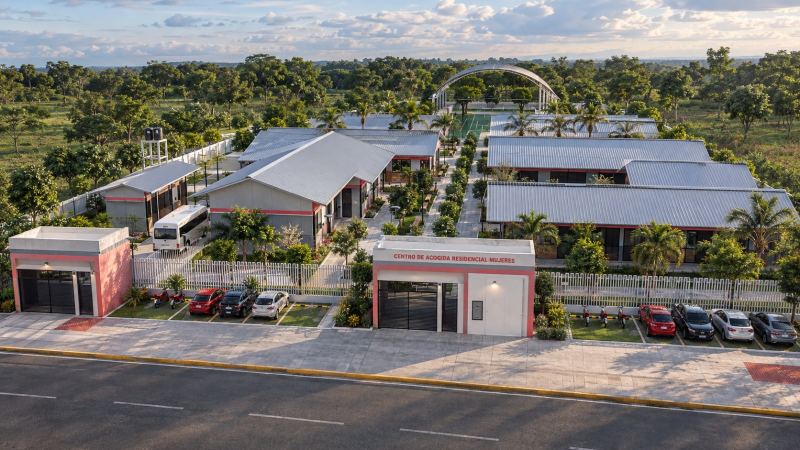
#> input picture insumos/wilma/indice_final/FOTO_CAR_MUJERES_VISTA_AEREA.jpg, 1600 x 900 px (shown at 1/2 size)
$ python separadores_presupuesto_m.py
#> lines starting #> are read from the running program, lines starting #| are printed output that depends on the picture
### herramientas/mujeres/separadores_m.py
# -*- coding: utf-8 -*-
"""Separadores del expediente técnico del CAR Mujeres (Wilma, CUI 2717013) en PowerPoint, uno por cada ítem con título del índice
final de la usuaria (insumos/wilma/indice_final/1._INDICE_FINAL_CAR_NINAS.xlsx), con la vista aérea del CAR de fondo como marca de
agua (foto de la usuaria aclarada, insumos/wilma/indice_final/FOTO_CAR_MUJERES_VISTA_AEREA.jpg).

Estilo de la carátula del CAR Mujeres (opción E): guinda y dorado, encabezado con escudo, número del ítem en dorado, título en
guinda, capítulo de procedencia arriba y pie con el proyecto y su CUI. No se usan las columnas de estado de la usuaria ("OK",
"DEBEN PASAR", etc.) ni las filas de planos sin título (12.01.01 ...). Los códigos que Excel convirtió en fecha (formato dd.mm:
06.06 y 08.01) o en número (10.04) se leen como texto.

Uso: python3 herramientas/mujeres/separadores_m.py
Salida: entregables_mujeres/SEPARADORES_EXPEDIENTE_TECNICO_CAR_MUJERES.pptx
"""
import datetime
import os
import sys

import openpyxl
from PIL import Image

AQUI = os.path.dirname(os.path.abspath(__file__)); HER = os.path.dirname(AQUI); RAIZ = os.path.dirname(HER)
sys.path.insert(0, HER)
import caratulas_tomos_pptx as C  # noqa: E402  (piezas de dibujo y colores de las carátulas)
from pptx.enum.text import MSO_ANCHOR, PP_ALIGN  # noqa: E402

INDICE = os.path.join(RAIZ, 'insumos/wilma/indice_final/1._INDICE_FINAL_CAR_NINAS.xlsx')
FOTO = os.path.join(RAIZ, 'insumos/wilma/indice_final/FOTO_CAR_MUJERES_VISTA_AEREA.jpg')
MARCA = os.path.join(RAIZ, 'entregables_mujeres/figuras_caratula/marca_agua_separadores.jpg')
SALIDA = os.path.join(RAIZ, 'entregables_mujeres/SEPARADORES_EXPEDIENTE_TECNICO_CAR_MUJERES.pptx')
P = next(p for p in C.PROYECTOS if p['clave'] == 'CAR_MUJERES')
ACLARADO = 0.85          # fracción de blanco sobre la foto (marca de agua)


# [26 lines left out: functions codigo, items, not called in this run]


def marca_agua():
    """Foto recortada a hoja A4 vertical (centro de la imagen: portada con el letrero del CAR) y aclarada."""
    im = Image.open(FOTO).convert('RGB')
#> im is the input picture: PIL image 1600x900 RGB; mean R, G, B 119.1, 116.1, 110.2
    W, H = im.size; r = 21 / 29.7
#> after `W, H = im.size`: W = 1600; H = 900
    w = int(H * r); x0 = (W - w) // 2
#> after `w = int(H * r)`: w = 636
#> after `x0 = (W - w) // 2`: x0 = 482
    im = im.crop((x0, 0, x0 + w, H))
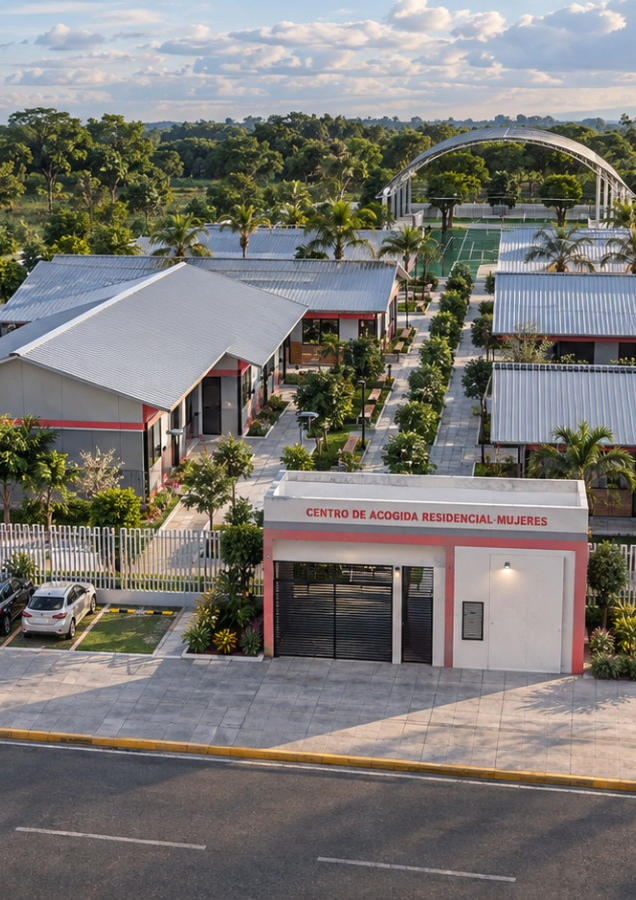
#> im: PIL image 636x900 RGB; mean R, G, B 123.2, 120.4, 116.5
    im = Image.blend(im, Image.new('RGB', im.size, 'white'), ACLARADO)
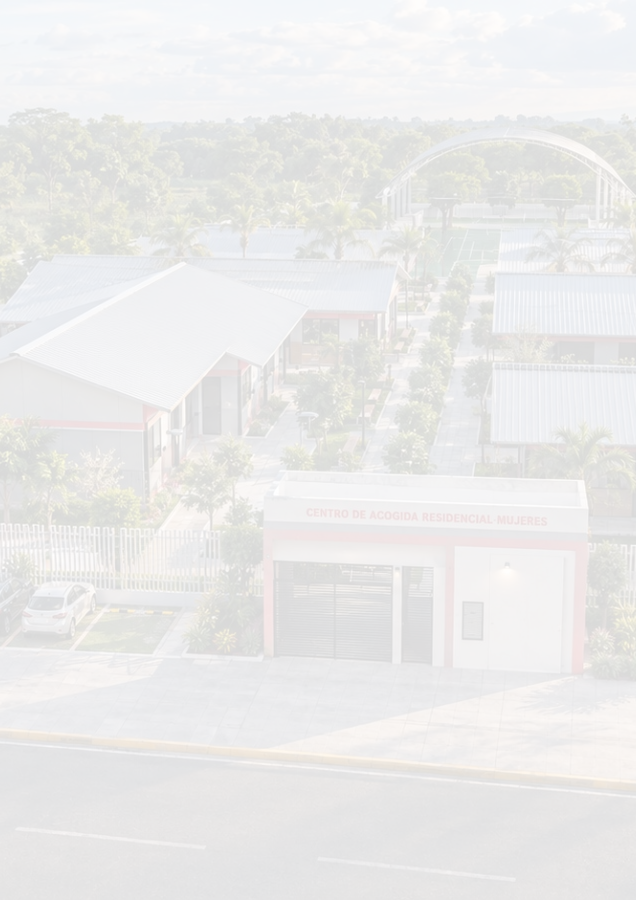
#> im: PIL image 636x900 RGB; mean R, G, B 234.7, 234.3, 233.8
    os.makedirs(os.path.dirname(MARCA), exist_ok=True)
    im.save(MARCA, quality=88)
    return MARCA


# [35 lines left out: functions separador, generar, not called in this run]


# [5 lines that do not run on import are left out]

### herramientas/caratulas_tomos_pptx.py
# -*- coding: utf-8 -*-
"""Carátulas de tomos (I a X) y lomos de archivador en PowerPoint - CAR Varones, Hogar de Refugio y CAR Mujeres.

Un modelo de diseño distinto por proyecto (no se mezclan entre proyectos), guinda y dorado con medida: franjas, placas y
detalles de color, cuerpo de la hoja en blanco (la usuaria quiere color, pero sin llenar la hoja):
  - CAR Varones (CUI 2705619): modelo 1, franja guinda arriba y al pie, placa guinda con el tomo;
  - Hogar de Refugio Temporal (CUI 2675514): modelo 2, columna guinda angosta a la izquierda con el tomo, pie rosado;
  - CAR Mujeres (CUI 2717013): opción E elegida (caratula_3e / lomo_3e): foto panorámica entre filetes guinda y bloque guinda
    del tomo con los datos al lado (las opciones A a F quedan en el script; vista previa con opciones_mujeres()).
Carátulas: hoja A4 vertical, una por tomo (Tomo I a Tomo X), sin contenido (el contenido se escribe en los lomos).
Lomos: archivador de palanca tamaño oficio, lomo ancho (6.3 x 27.6 cm) y lomo delgado (4.0 x 27.6 cm), 3 por hoja A4 con
líneas de corte; cada lomo con escudo, número de tomo, tabla editable "CONTENIDO" y nombre completo del proyecto con su CUI
en vertical; los del Hogar de Refugio (lomo_2) y del CAR Mujeres (lomo_3) siguen el estilo de su carátula. Colores: guinda y dorado en los tres proyectos.

Uso: python3 herramientas/caratulas_tomos_pptx.py
Salidas: entregables_varones/, entregables/ y entregables_mujeres/  CARATULAS_TOMOS_I_AL_X_*.pptx y LOMOS_ARCHIVADORES_OFICIO_*.pptx
"""
import os

from lxml import etree
from PIL import Image
from pptx import Presentation
from pptx.dml.color import RGBColor
from pptx.enum.dml import MSO_LINE
from pptx.enum.shapes import MSO_SHAPE
from pptx.enum.text import MSO_ANCHOR, PP_ALIGN
from pptx.oxml.ns import qn
from pptx.util import Cm, Pt

RAIZ = os.path.dirname(os.path.dirname(os.path.abspath(__file__)))
ESCUDO = os.path.join(RAIZ, 'entregables_varones/figuras_caratula/escudo_gore_san_martin.png')
SERIF, SANS = 'Cambria', 'Calibri'
ROMANOS = ['I', 'II', 'III', 'IV', 'V', 'VI', 'VII', 'VIII', 'IX', 'X']
ENTIDAD = 'GOBIERNO REGIONAL SAN MARTÍN'
GERENCIA = 'GERENCIA TERRITORIAL BAJO MAYO - TARAPOTO'
UBICACION = 'MORALES - SAN MARTÍN - SAN MARTÍN'

GUINDA, DORADO, CREMA = '6B1F2E', 'C5A15A', 'FBF6F2'           # guinda (pedido de la usuaria) con dorado
PROYECTOS = [
    dict(clave='CAR_VARONES', modelo=1, carpeta='entregables_varones', cui='2705619', fecha='SETIEMBRE - 2026',
         corto='CENTRO DE ACOGIDA RESIDENCIAL - VARONES',
         foto='entregables_varones/figuras_caratula/foto_proyecto_car_varones.jpg',
         nombre='“CREACIÓN DEL SERVICIO DE PROTECCIÓN INTEGRAL A NIÑAS, NIÑOS Y ADOLESCENTES SIN CUIDADOS PARENTALES O EN RIESGO '
                'DE PERDERLOS EN CENTRO DE ACOGIDA RESIDENCIAL - VARONES DISTRITO DE MORALES DE LA PROVINCIA DE SAN MARTÍN DEL '
                'DEPARTAMENTO DE SAN MARTÍN”',
         c1=GUINDA, c2=DORADO, c3=CREMA),
    dict(clave='HOGAR_REFUGIO', modelo=2, carpeta='entregables', cui='2675514', fecha='SETIEMBRE - 2026',
         corto='HOGAR DE REFUGIO TEMPORAL',
         foto='entregables/figuras_caratula/foto_proyecto_hogar_refugio.jpg',
         nombre='“CREACIÓN DEL SERVICIO DE PROTECCIÓN A MUJERES VÍCTIMAS DE VIOLENCIA EN SITUACIÓN DE RIESGO DE FEMINICIDIO O '
                'PELIGRE SU INTEGRIDAD Y/O SALUD FÍSICA Y/O MENTAL EN HOGAR DE REFUGIO TEMPORAL DISTRITO DE MORALES DE LA '
                'PROVINCIA DE SAN MARTÍN DEL DEPARTAMENTO DE SAN MARTÍN”',
         c1=GUINDA, c2=DORADO, c3=CREMA),
    dict(clave='CAR_MUJERES', modelo=3, carpeta='entregables_mujeres', cui='2717013', fecha='SEPTIEMBRE - 2026',
         corto='CENTRO DE ACOGIDA RESIDENCIAL - MUJERES',
         foto='entregables_mujeres/figuras_caratula/vista_3d_car.jpg',
         nombre='“CREACIÓN DEL SERVICIO DE PROTECCIÓN INTEGRAL A NIÑAS, NIÑOS Y ADOLESCENTES SIN CUIDADOS PARENTALES O EN RIESGO '
                'DE PERDERLOS EN CENTRO DE ACOGIDA RESIDENCIAL - MUJERES DISTRITO DE MORALES DE LA PROVINCIA DE SAN MARTÍN DEL '
                'DEPARTAMENTO DE SAN MARTÍN”',
         c1=GUINDA, c2=DORADO, c3=CREMA),
]
BLANCO, GRIS, GRIS_CLARO = 'FFFFFF', '595959', 'BFBFBF'


# ------------------------------------------------------------------ piezas
def rgb(h):
    return RGBColor.from_string(h)


# [130 lines left out: functions rect, texto, foto, escudo, borde_celda, letra_celda and 1 more, not called in this run]


def nueva(prs):
    sl = prs.slides.add_slide(prs.slide_layouts[6])
    return sl


def presentacion():
#> (the run stopped early here; a loop or call above may not have finished)

$ run again, with entregables/renders_hogar_refugio/01_VISTA_AEREA_FRONTAL_HOGAR_REFUGIO.jpg copied over insumos/wilma/indice_final/FOTO_CAR_MUJERES_VISTA_AEREA.jpg
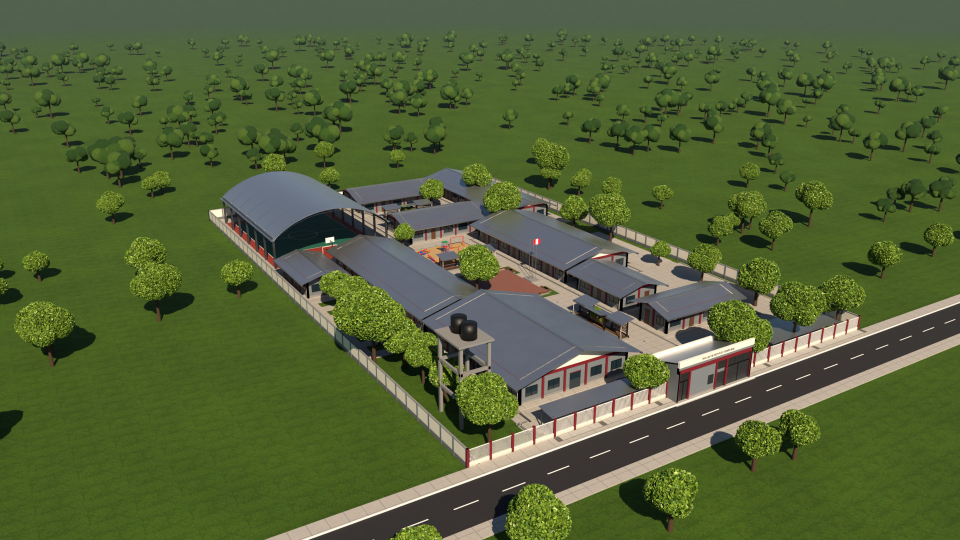
#> input picture entregables/renders_hogar_refugio/01_VISTA_AEREA_FRONTAL_HOGAR_REFUGIO.jpg, 1920 x 1080 px (shown at 1/2 size)
#> in marca_agua, im is the input picture: PIL image 1920x1080 RGB; mean R, G, B 83, 97.3, 55.5
#> in marca_agua, `im = im.crop((x0, 0, x0 + w, H))`:
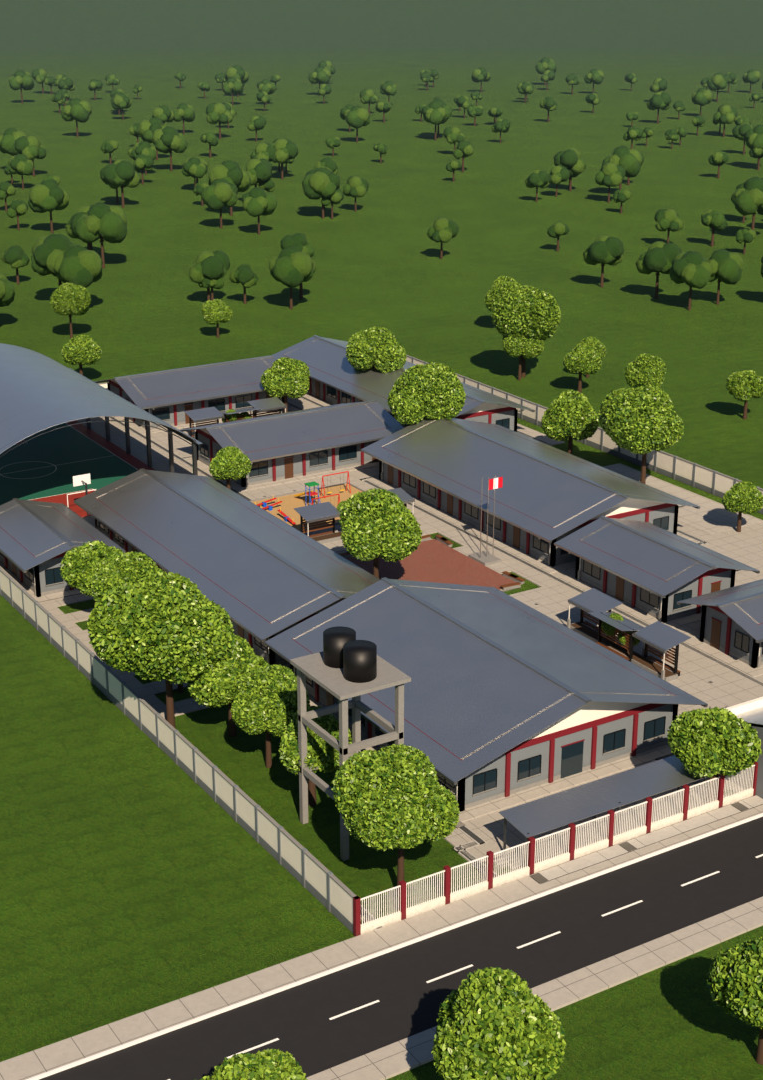
#> im: PIL image 763x1080 RGB; mean R, G, B 90.7, 100.4, 67.6
#> in marca_agua, `im = Image.blend(im, Image.new('RGB', im.size, 'white'), ACLARADO)`:
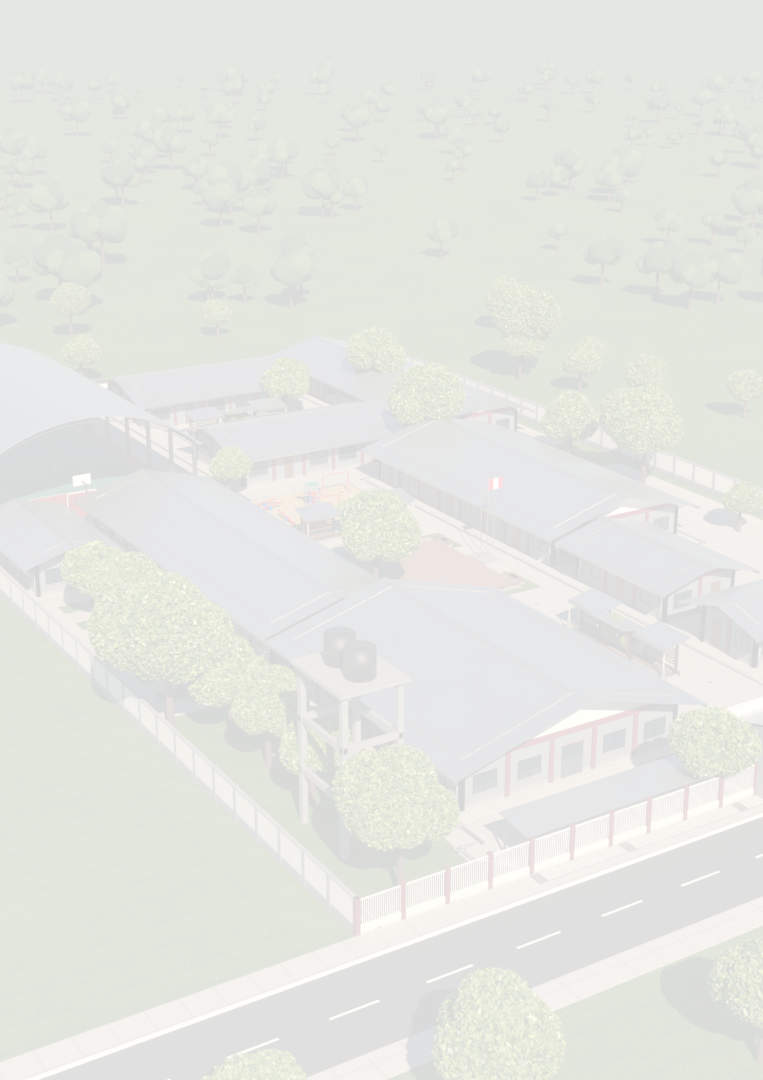
#> im: PIL image 763x1080 RGB; mean R, G, B 229.9, 231.3, 226.4

$ run again, with entregables/renders_hogar_refugio/03_PLANTA_GENERAL_HOGAR_REFUGIO.jpg copied over insumos/wilma/indice_final/FOTO_CAR_MUJERES_VISTA_AEREA.jpg
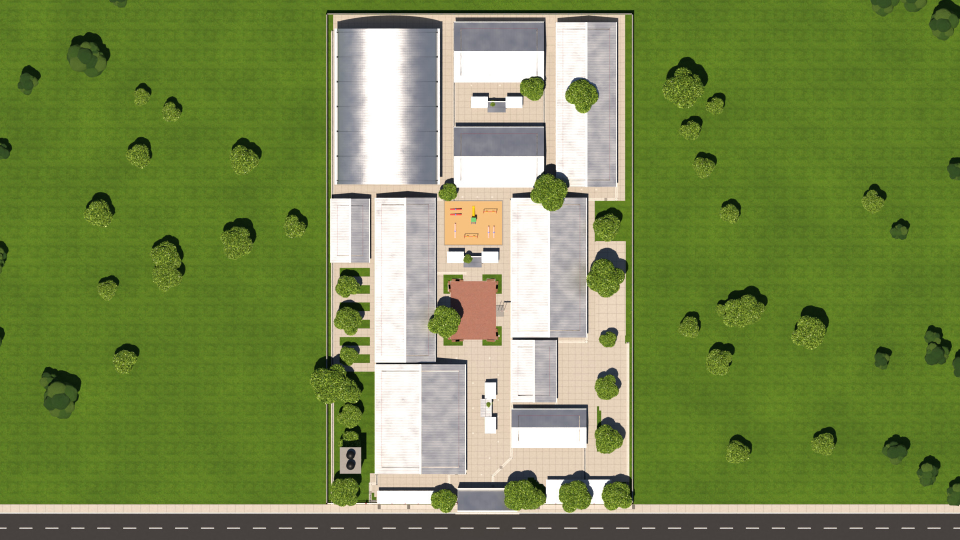
#> input picture entregables/renders_hogar_refugio/03_PLANTA_GENERAL_HOGAR_REFUGIO.jpg, 1920 x 1080 px (shown at 1/2 size)
#> in marca_agua, im is the input picture: PIL image 1920x1080 RGB; mean R, G, B 120.1, 137.2, 77.8
#> in marca_agua, `im = im.crop((x0, 0, x0 + w, H))`:
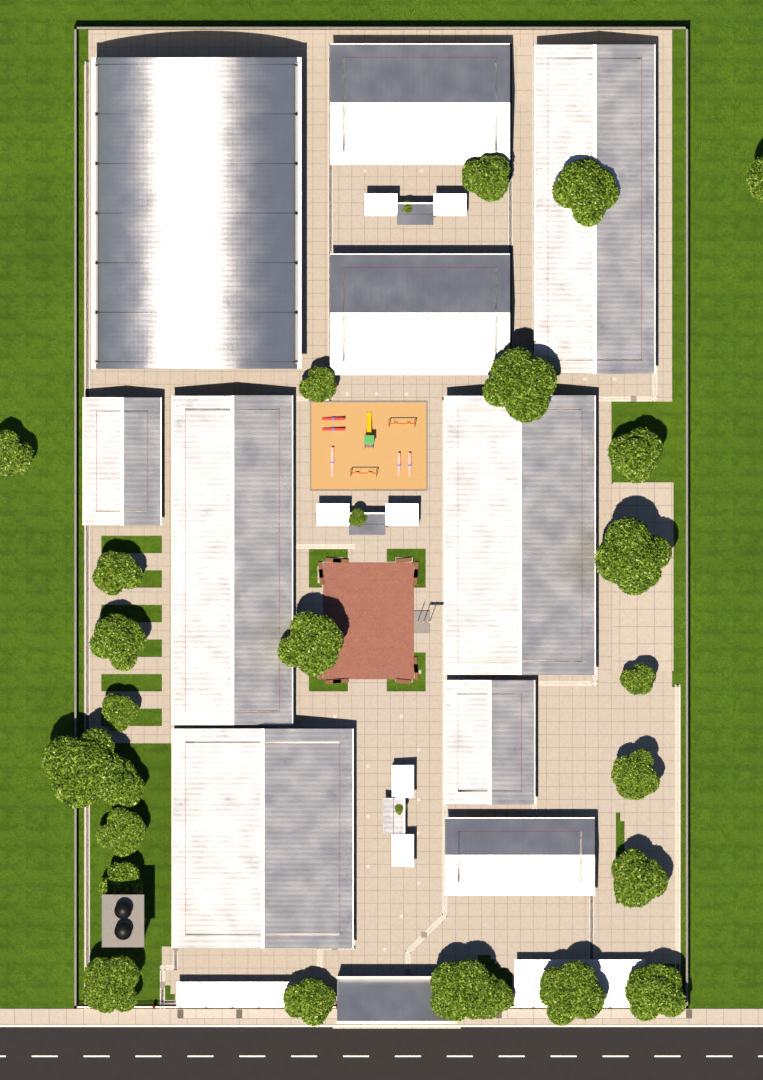
#> im: PIL image 763x1080 RGB; mean R, G, B 162.1, 164.1, 134
#> in marca_agua, `im = Image.blend(im, Image.new('RGB', im.size, 'white'), ACLARADO)`:
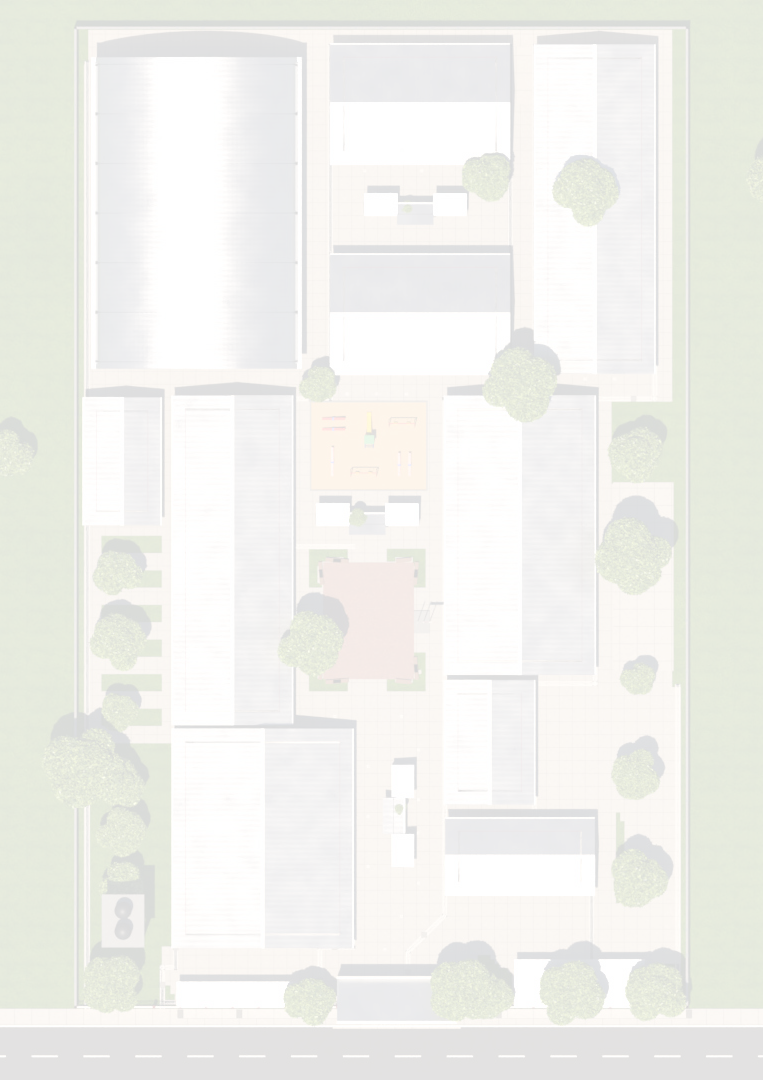
#> im: PIL image 763x1080 RGB; mean R, G, B 240.6, 240.9, 236.4
